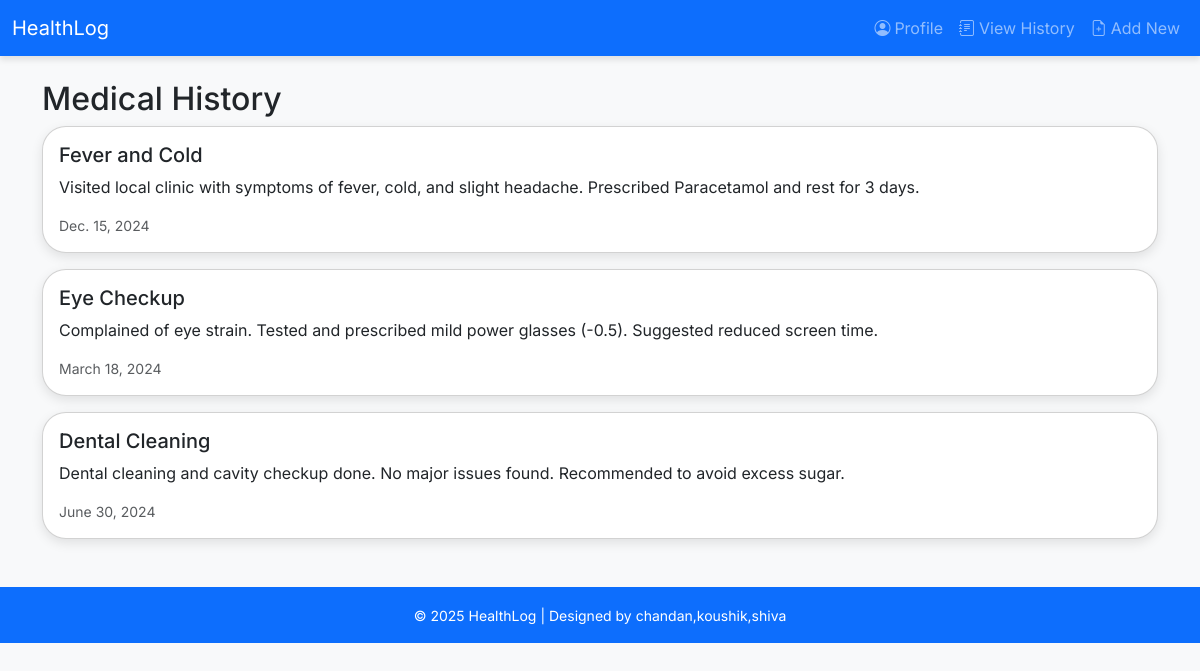
The page /history/ on the database its author committed.
### medical_records/models.py (models this page shows, shortened)
class MedicalHistory(models.Model):
    title = models.CharField(max_length=100)
    description = models.TextField()
    date = models.DateField()

### medical_records/views.py (the view)
# urls.py: path('history/', views.view_history, name='view_history'),
def view_history(request):
    records = MedicalHistory.objects.all()
    return render(request, 'medical_records/view_history.html', {'records': records})

### medical_records/templates/medical_records/view_history.html
{% extends 'medical_records/base.html' %}
{% block content %}
  <h2>Medical History</h2>
  {% for record in records %}
    <div class="card mb-3 p-3">
      <h5>{{ record.title }}</h5>
      <p>{{ record.description }}</p>
      <small class="text-muted">{{ record.date }}</small>
    </div>
  {% empty %}
    <p>No medical records yet. <a href="{% url 'add_record' %}">Add one</a>.</p>
  {% endfor %}
{% endblock %}

### medical_records/templates/medical_records/base.html (style rules this page uses)
body { font-family: 'Inter', sans-serif; background-color: #f8f9fa; }
.card { border-radius: 1rem; box-shadow: 0 4px 12px rgba(0,0,0,0.1); }
.card { border-radius: 1.5rem; transition: transform 0.3s ease-in-out; }

### rows shown on the page
MedicalHistory: title "Fever and Cold", description "Visited local clinic with symptoms of fever, cold, and slight headache. Prescribed Paracetamol and rest for 3 days.", date "Dec. 15, 2024"
MedicalHistory: title "Eye Checkup", description "Complained of eye strain. Tested and prescribed mild power glasses (-0.5). Suggested reduced screen time.", date "March 18, 2024"
MedicalHistory: title "Dental Cleaning", description "Dental cleaning and cavity checkup done. No major issues found. Recommended to avoid excess sugar.", date "June 30, 2024"
